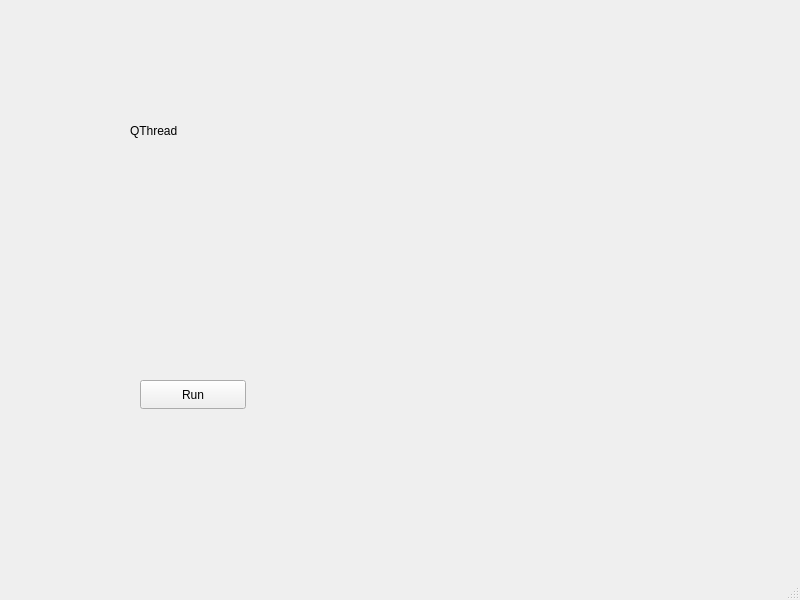
<?xml version="1.0" encoding="UTF-8"?>
<ui version="4.0">
 <class>MainWindow</class>
 <widget class="QMainWindow" name="MainWindow">
  <property name="geometry">
   <rect>
    <x>0</x>
    <y>0</y>
    <width>800</width>
    <height>600</height>
   </rect>
  </property>
  <property name="windowTitle">
   <string>MainWindow</string>
  </property>
  <widget class="QWidget" name="centralwidget">
   <widget class="QLabel" name="lbQThread">
    <property name="geometry">
     <rect>
      <x>130</x>
      <y>110</y>
      <width>141</width>
      <height>41</height>
     </rect>
    </property>
    <property name="text">
     <string>QThread</string>
    </property>
   </widget>
   <widget class="QPushButton" name="btRun">
    <property name="geometry">
     <rect>
      <x>140</x>
      <y>380</y>
      <width>106</width>
      <height>29</height>
     </rect>
    </property>
    <property name="text">
     <string>Run</string>
    </property>
   </widget>
  </widget>
  <widget class="QMenuBar" name="menubar">
   <property name="geometry">
    <rect>
     <x>0</x>
     <y>0</y>
     <width>800</width>
     <height>25</height>
    </rect>
   </property>
  </widget>
  <widget class="QStatusBar" name="statusbar"/>
 </widget>
 <resources/>
 <connections/>
</ui>
